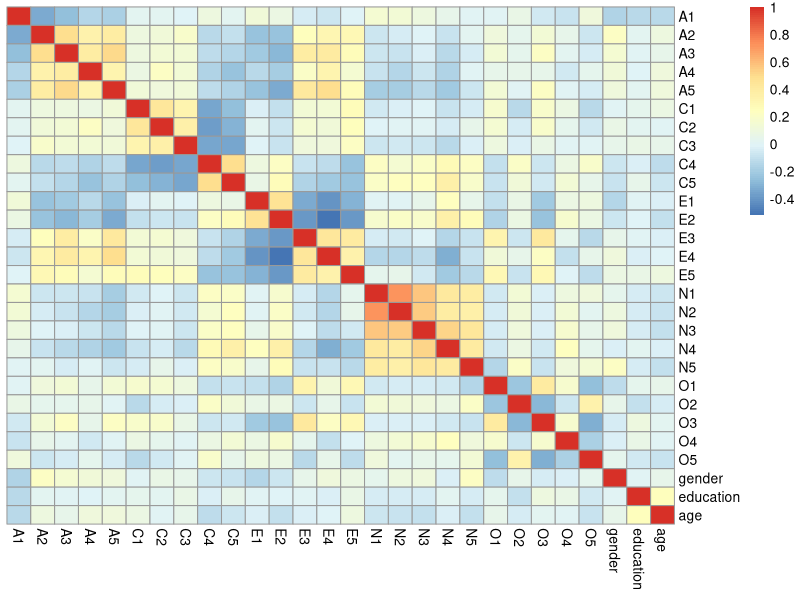
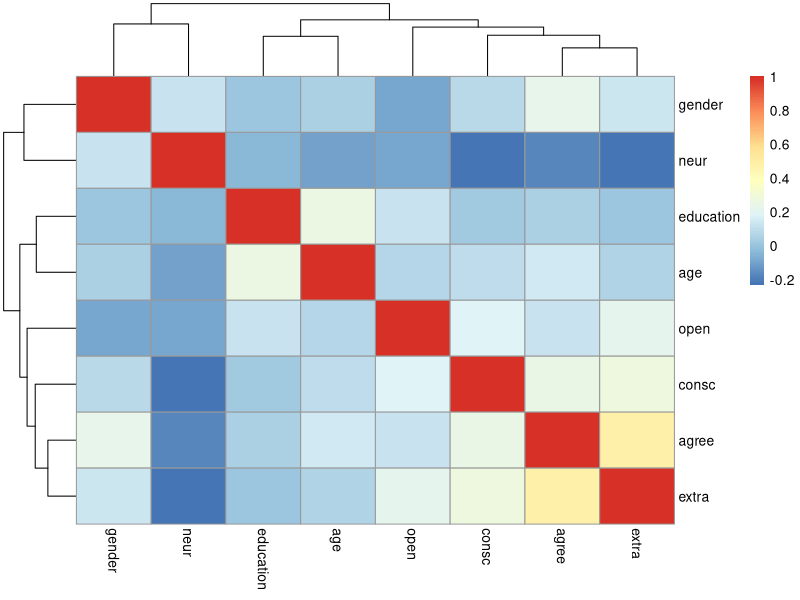

Write R code to recreate these figures, in order.
## ---- chunk 1
library(tidyverse)
library(psych)

bfi <- psych::bfi

summary(bfi)

head(bfi)
## ---- chunk 2
# this ends up full of NAs!!
bfi_cormat <- cor(bfi)

# this uses only the complete observations
bfi_cormat <- cor(bfi, use = "complete.obs")

view(bfi_cormat)

# sometimes easier to visualise it:  
library(pheatmap)
pheatmap(bfi_cormat, cluster_rows=F, cluster_cols=F)
## ---- chunk 3
psych::bfi.keys
## ---- chunk 4
bfi <- bfi %>% 
  mutate(
    A1 = 7 - A1,
    C4 = 7 - C4,
    C5 = 7 - C5,
    E1 = 7 - E1,
    E2 = 7 - E2,
    O2 = 7 - O2,
    O5 = 7 - O5
  )
## ---- chunk 5
bfi %>% summarise(
  across(A1:A5, ~mean(., na.rm=T))
)
## ---- chunk 6
bfi %>% mutate(
  across(c(A1,C4,C5,E1,E2,O2,O5), 
         ~ 7 - .
         )
)
## ---- chunk 7
bfi %>%
  rowwise() %>% 
  mutate(
    agree = mean(c(A1,A2,A3,A4,A5))
  ) %>% view()
## ---- chunk 8
bfi$agree <- rowMeans(bfi %>% select(A1:A5))
bfi$open <- rowMeans(bfi %>% select(O1:O5))
bfi$consc <- rowMeans(bfi %>% select(C1:C5))
bfi$extra <- rowMeans(bfi %>% select(E1:E5))
bfi$neur <- rowMeans(bfi %>% select(N1:N5))
## ---- chunk 9
pheatmap(cor(bfi[,26:33], use = "complete.obs"))
## ---- chunk 10
mod <- lm(agree ~ age + gender, data = bfi)
summary(mod)
